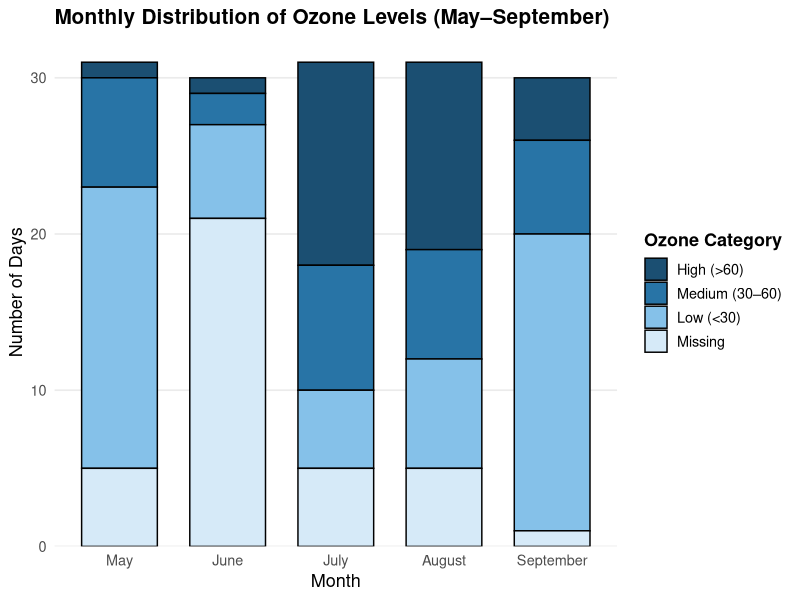
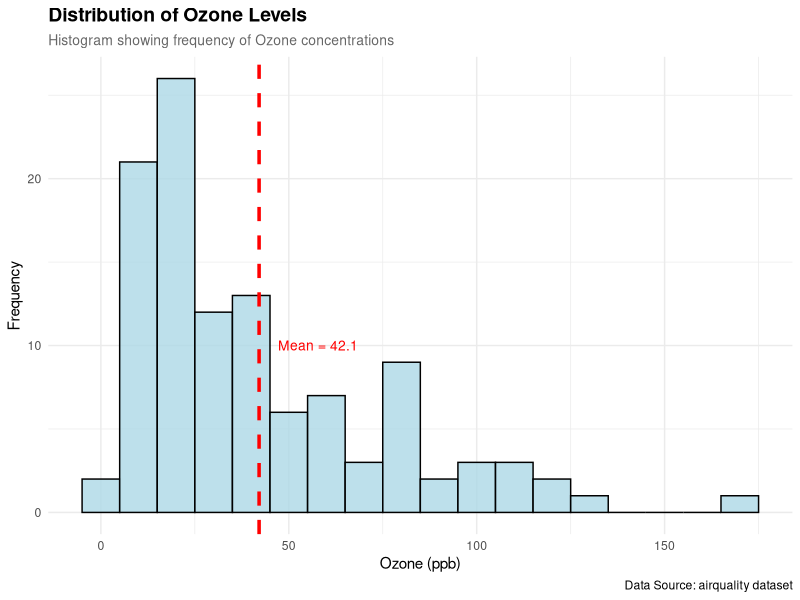
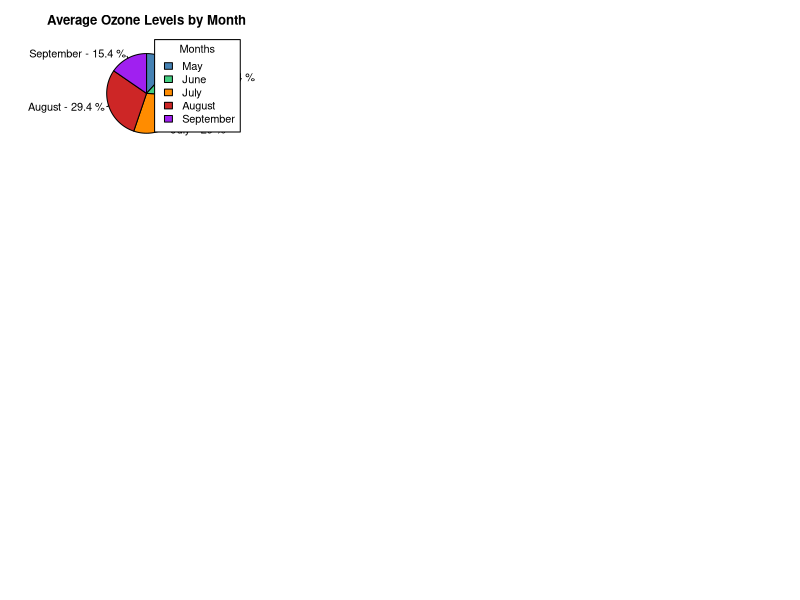
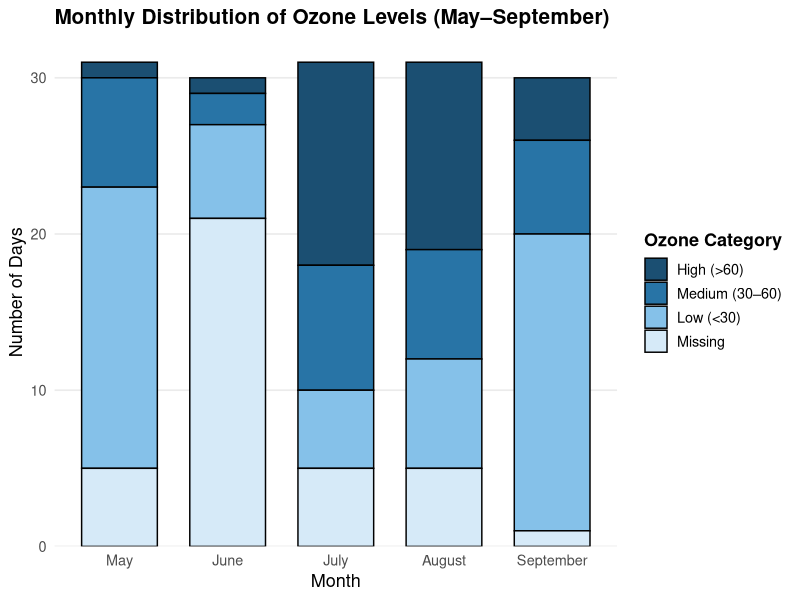
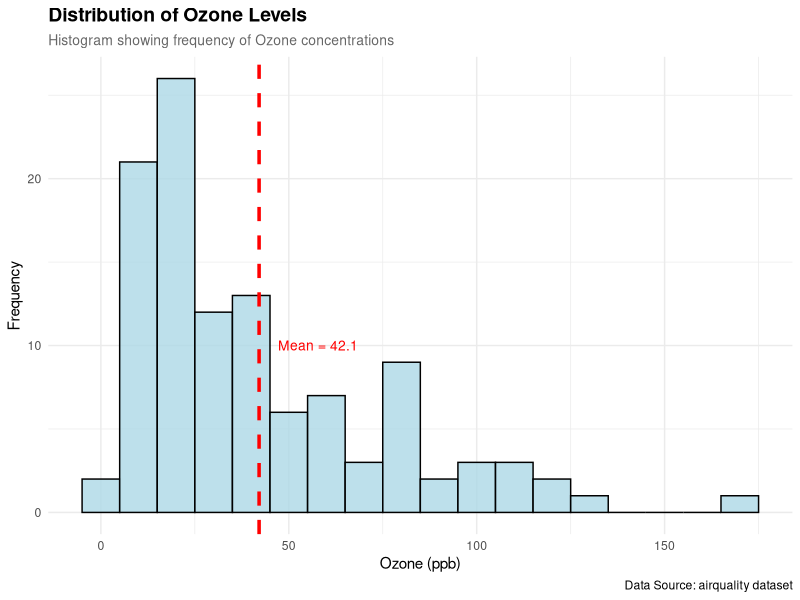
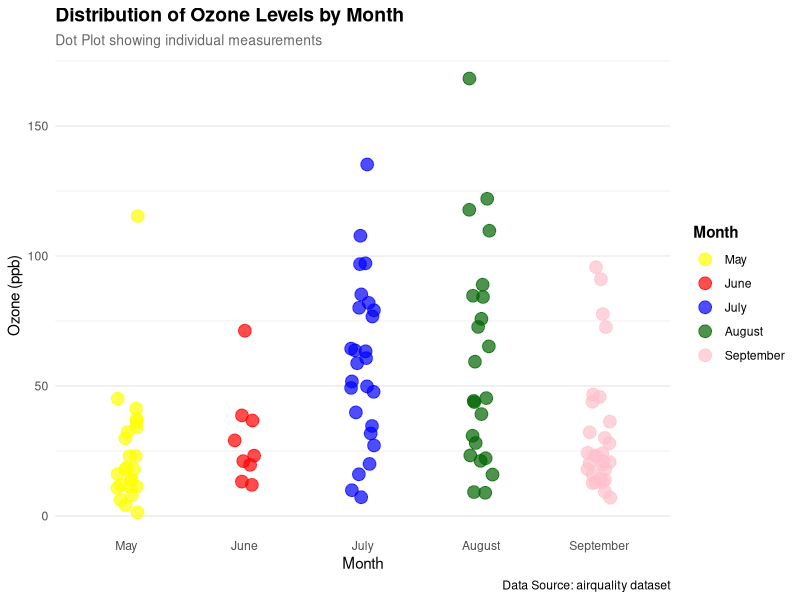
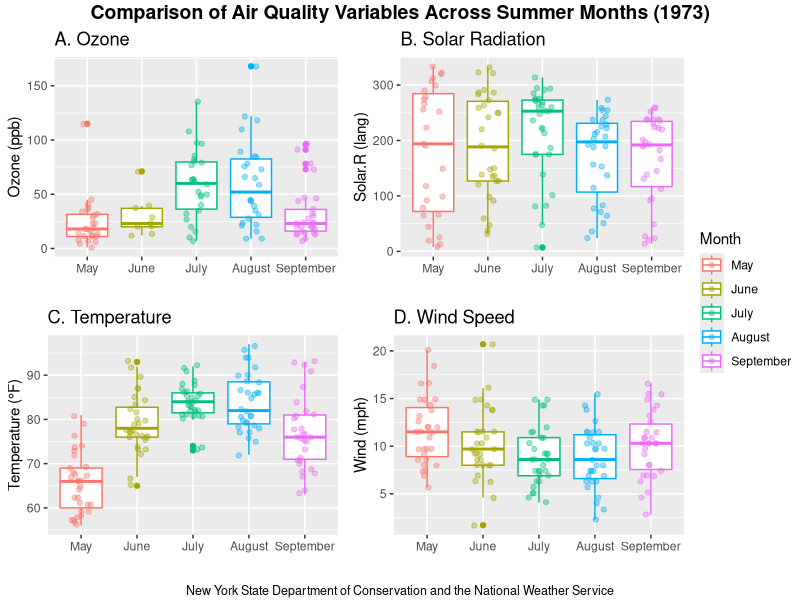
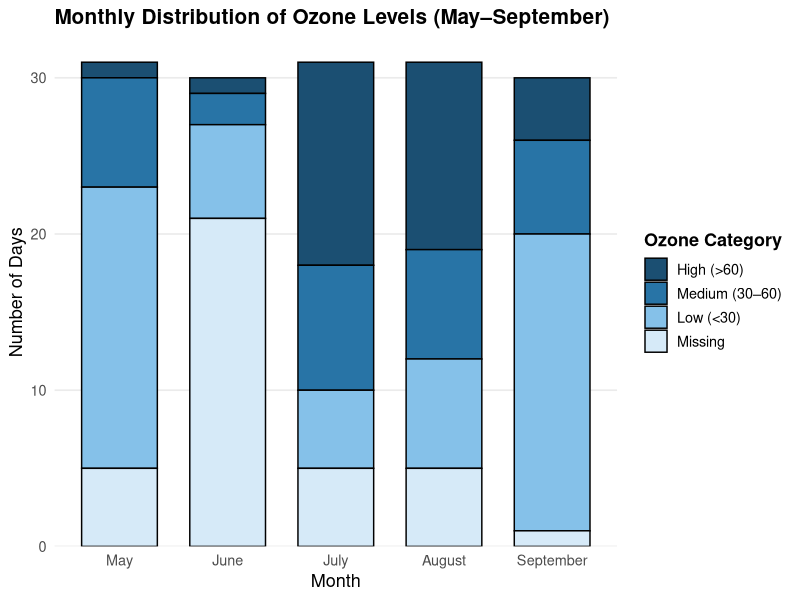

These figures' R source, in order:
# ====================================================================
# lab10_Data_Dynamo-s.R
# Collaborative R Visualization Project
# Dataset: airquality 
# Team Members:
# Esha Kambli 2301 - Pie Chart
# Deversh Shetgaonkar 2302 - Box Plot
# Sahil Gaonkar 2305 - Stacked Bar Chart
# Prabhanjan Halvegar 2306 - Line Chart
# Atharv Gawas 2313 - Dot Chart
# Aarchi Teli 2318 - Histogram
# Sarvadhnya Patil 2321 - Bar Chart
# Harsh Palyekar 2329 - Scatter Chart
# ====================================================================

# ====================================================================
# SECTION 0: SHARED SETUP (DO NOT MODIFY)
# ====================================================================
# Load dataset
data(airquality)

# Shared data preparation
air_data <- na.omit(airquality)
air_data$Month <- factor(air_data$Month,
                         levels = c(5, 6, 7, 8, 9),
                         labels = c("May", "June", "July", "August", "September"))

# Shared color palette
month_colors <- c("steelblue", "seagreen3", "darkorange", "firebrick3", "purple")

# ====================================================================
# SECTION 1: PIE CHART - Esha Kambli (2301)
# ====================================================================
plot_pie_chart <- function() {
  # Calculate average Ozone by Month (using shared air_data)
  avg_ozone <- tapply(air_data$Ozone, air_data$Month, mean)
  
  # Calculate percentage contribution
  percentages <- round(100 * avg_ozone / sum(avg_ozone), 1)
  
  # Labels for pie slices and legend
  pie_labels <- paste(names(avg_ozone), "-", percentages, "%")
  legend_labels <- names(avg_ozone)
  
  # Generate pie chart
  pie(
    avg_ozone,
    labels = pie_labels,
    main = "Average Ozone Levels by Month",
    col = month_colors,
    clockwise = TRUE
  )
  
  # Add legend
  legend(
    "topright",
    legend = legend_labels,
    fill = month_colors,
    title = "Months"
  )
  
  cat("Pie Chart section - Esha Kambli - Complete\n")
}

# ====================================================================
# SECTION 2: BAR CHART - Sarvadhnya Patil (2321)
# ====================================================================
plot_bar_chart <- function() {
  
  # BAR PLOT — by Sarvadhnya (2321)
  # Plot: Mean Ozone by Month (airquality dataset)
  
  library(ggplot2)
  library(dplyr)
  
  # Load and clean data
  data("airquality")
  aq <- na.omit(airquality)
  
  ozone_by_month <- aq %>%
    group_by(Month) %>%
    summarise(mean_ozone = mean(Ozone))
  
  ozone_by_month$Month <- factor(ozone_by_month$Month,
                                 labels = c("May", "Jun", "Jul", "Aug", "Sep"))
  
  # Create the bar plot
  bar_plot <- ggplot(ozone_by_month, aes(x = Month, y = mean_ozone, fill = Month)) +
    geom_bar(stat = "identity") +
    labs(title = "Mean Ozone Levels by Month",
         x = "Month",
         y = "Mean Ozone (ppb)",
         caption = "Data Source: airquality dataset") +
    theme_minimal() +
    theme(legend.position = "none")
  
  # Save plot
  if (!dir.exists("images")) dir.create("images")
  ggsave("images/barplot_ozone_by_month.png", bar_plot, width = 7, height = 5, dpi = 300)
  
  print("Bar plot created and saved to images/barplot_ozone_by_month.png")
  
  cat("Bar Chart section - Sarvadhnya Patil\n")
}


# ====================================================================
# SECTION 3: LINE CHART - Prabhanjan Halvegar (2306)
# ====================================================================
plot_line_chart <- function() {
  
  
  cat("Line Chart section - Prabhanjan Halvegar\n")
}

# ====================================================================
# SECTION 4: STACKED BAR CHART - Sahil Gaonkar (2305)
# ====================================================================

plot_stacked_bar <- function() {
  # Install & load required packages
  if (!require("ggplot2", quietly = TRUE)) install.packages("ggplot2"); library(ggplot2)
  if (!require("dplyr", quietly = TRUE)) install.packages("dplyr"); library(dplyr)
  
  # Load dataset
  data("airquality")
  df <- airquality
  
  # Keep only May–September
  df <- df %>% filter(Month >= 5 & Month <= 9)
  
  # Convert Month to factor for proper order
  df$Month <- factor(df$Month, levels = 5:9,
                     labels = c("May", "June", "July", "August", "September"))
  
  # Categorize Ozone levels as factor
  # Reverse the factor order for top-to-bottom stacking
  df <- df %>% mutate(
    Ozone_Level = case_when(
      is.na(Ozone) ~ "Missing",
      Ozone < 30   ~ "Low (<30)",
      Ozone <= 60  ~ "Medium (30–60)",
      TRUE         ~ "High (>60)"
    ),
    Ozone_Level = factor(Ozone_Level,
                         levels = c("High (>60)", "Medium (30–60)", "Low (<30)", "Missing"))
  )
  
  # Count days per month & ozone category
  stacked_data <- df %>%
    group_by(Month, Ozone_Level) %>%
    summarise(Days = n(), .groups = "drop")
  
  # Blue gradient colors (light → dark)
  ozone_colors <- c(
    "Missing" = "#D6EAF8",
    "Low (<30)" = "#85C1E9",
    "Medium (30–60)" = "#2874A6",
    "High (>60)" = "#1B4F72"
  ) 
  # Create stacked bar chart
  stacked_plot <- ggplot(stacked_data, aes(x = Month, y = Days, fill = Ozone_Level)) +
    geom_col(color = "black", width = 0.7) +
    scale_fill_manual(values = ozone_colors) +
    labs(title = "Monthly Distribution of Ozone Levels (May–September)",
         x = "Month", y = "Number of Days", fill = "Ozone Category") +
    theme_minimal(base_size = 13) +
    theme(plot.title = element_text(face = "bold", size = 15),
          legend.title = element_text(face = "bold"),
          panel.grid.minor = element_blank(),
          panel.grid.major.x = element_blank()) +
    scale_y_continuous(expand = expansion(mult = c(0, 0.05))) # optional: clean top spacing
  
  # Display plot
  print(stacked_plot)
  
  # Save plot as PNG
  if(!dir.exists("images")) dir.create("images")
  ggsave("images/stacked_bar_ozone_may_sep.png", stacked_plot,
         width = 8, height = 5, dpi = 300)
  
  cat("Stacked Bar Chart - Sahil Gaonkar - Complete\n")
  invisible(stacked_plot)
  
  
  
}
# Run the function
plot_stacked_bar()

# ====================================================================
# SECTION 5: HISTOGRAM - Aarchi Teli (2318)
# ====================================================================
plot_histogram <- function() {
  # Load required libraries (only if not already loaded)
  if (!require("ggplot2", quietly = TRUE)) {
    stop("ggplot2 package required. Please install it with: install.packages('ggplot2')")
  }
  
  # Simple message
  cat("Creating Histogram for Ozone Levels...\n")
  
  # Handle missing values and prepare data
  ozone_data <- na.omit(air_data$Ozone)
  
  # Calculate mean 
  avg_ozone <- mean(ozone_data)
  
  # Create the Histogram using ggplot2
  hist_plot <- ggplot(air_data, aes(x = Ozone)) +
    geom_histogram(
      binwidth = 10,                     # width of bins
      fill = "lightblue", 
      color = "black", 
      alpha = 0.8
    ) +
    geom_vline(aes(xintercept = avg_ozone), 
               color = "red", 
               linetype = "dashed", 
               size = 1.2) +
    labs(
      title = "Distribution of Ozone Levels",
      subtitle = "Histogram showing frequency of Ozone concentrations",
      x = "Ozone (ppb)",
      y = "Frequency",
      caption = "Data Source: airquality dataset"
    ) +
    annotate("text", x = avg_ozone + 5, y = 10, 
             label = paste("Mean =", round(avg_ozone, 1)), 
             color = "red", size = 3.5, hjust = 0) +
    theme_minimal() +
    theme(
      plot.title = element_text(face = "bold", size = 14),
      plot.subtitle = element_text(size = 10, color = "gray40")
    )
  
  # Display the plot
  print(hist_plot)
  
  # Save the histogram image 
  if (!dir.exists("images")) dir.create("images")
  ggsave("images/histogram_ozone.png", hist_plot, width = 8, height = 5, dpi = 300)
  
  cat("Histogram section - Aarchi Teli (2318) - Complete\n")
  
  invisible(hist_plot)
}

plot_histogram()


# ====================================================================
# SECTION 6: DOT CHART - Atharv Gawas (2313)
# ====================================================================
plot_dot_chart <- function() {
  # Load required libraries (only if not already loaded)
  if (!require("ggplot2", quietly = TRUE)) {
    stop("ggplot2 package required. Please install it with: install.packages('ggplot2')")
  }
  if (!require("dplyr", quietly = TRUE)) {
    stop("dplyr package required. Please install it with: install.packages('dplyr')")
  }
  
  # Prepare data: Get all ozone readings by month
  ozone_data <- air_data %>%
    select(Month, Ozone) %>%
    mutate(Month = factor(Month, levels = c("May", "June", "July", "August", "September")))
  
  # Create the dot plot with multiple points per month
  dot_plot <- ggplot(ozone_data, aes(x = Month, y = Ozone, color = Month)) +
    geom_point(size = 4, alpha = 0.7, position = position_jitter(width = 0.1, seed = 42)) +
    labs(title = "Distribution of Ozone Levels by Month",
         subtitle = "Dot Plot showing individual measurements",
         x = "Month",
         y = "Ozone (ppb)",
         color = "Month",
         caption = "Data Source: airquality dataset") +
    scale_color_manual(values = c("May" = "yellow", 
                                  "June" = "red", 
                                  "July" = "blue", 
                                  "August" = "darkgreen", 
                                  "September" = "pink")) +
    theme_minimal() +
    theme(plot.title = element_text(face = "bold", size = 14),
          plot.subtitle = element_text(size = 10, color = "gray40"),
          legend.position = "right",
          legend.title = element_text(face = "bold"),
          panel.grid.major.x = element_blank())
  
  # Display the plot
  print(dot_plot)
  
  # Save plot (optional - only saves when function is called individually)
  if (!dir.exists("images")) dir.create("images")
  ggsave("images/dotplot_ozone_by_month.png", dot_plot, width = 8, height = 5, dpi = 300)
  
  cat("Dot Chart section - Atharv Gawas (2313) - Complete\n")
  
  # Return the plot object invisibly for potential further use
  invisible(dot_plot)
}

# ====================================================================
# SECTION 7: SCATTER CHART - Harsh Palyekar (2329)
# ====================================================================
plot_scatter_chart <- function() {
  
  
  cat("Scatter Chart section - Harsh Palyekar\n")
}


# ====================================================================
# SECTION 8: BOX PLOT - Deversh Shetgaonkar (2302)
# ====================================================================
plot_box_plot <- function() {
  
  # Load required libraries(tidyverse and ggpubr)
  if (!require("tidyverse", quietly = TRUE)) {
    stop("tidyverse package required. Please install it with: install.packages('tidyverse')")
  }
  if (!require("ggpubr", quietly = TRUE)) {
    stop("ggpubr package required. Please install it with: install.packages('ggpubr')")
  }
  
  # Use airquality dataset
  data("airquality")
  
  # Convert Month numbers to factor with month names
  aq <- airquality %>%
    mutate(Month = factor(Month, levels = c(5, 6, 7, 8, 9),
                          labels = c("May", "June", "July", "August", "September")))
  
# 4-panel boxplot with jitter(individual obs. since sample size is small and for data transparency)
  box_plot <- ggarrange(
    qplot(Month, Ozone, data = aq, geom = "boxplot", color = Month) +
      geom_jitter(width = 0.2, alpha = 0.4, size = 1.5) +
      labs(title = "A. Ozone", x = "", y = "Ozone (ppb)"),
    
    qplot(Month, Solar.R, data = aq, geom = "boxplot", color = Month) +
      geom_jitter(width = 0.2, alpha = 0.4, size = 1.5) +
      theme(legend.position = "none") +
      labs(title = "B. Solar Radiation", x = "", y = "Solar.R (lang)"),
    
    qplot(Month, Temp, data = aq, geom = "boxplot", color = Month) +
      geom_jitter(width = 0.2, alpha = 0.4, size = 1.5) +
      theme(legend.position = "none") +
      labs(title = "C. Temperature", x = "", y = "Temperature (°F)"),
    
    qplot(Month, Wind, data = aq, geom = "boxplot", color = Month) +
      geom_jitter(width = 0.2, alpha = 0.4, size = 1.5) +
      theme(legend.position = "none") +
      labs(title = "D. Wind Speed", x = "", y = "Wind (mph)"),
    
    ncol = 2, nrow = 2,
    common.legend = TRUE,
    legend = "right"
  )
  
  # overall title and caption added
  final_plot <- annotate_figure(box_plot,
                                top = text_grob("Comparison of Air Quality Variables Across Summer Months (1973)", 
                                                face = "bold", size = 14),
                                bottom = text_grob("New York State Department of Conservation and the National Weather Service",
                                                   size = 9, hjust = 0.5))
  
  # Display the plot
  print(final_plot)
  
  # Save plot
  if (!dir.exists("images")) dir.create("images")
  ggsave("images/boxplot_four_panel_jitter.png", final_plot, 
         width = 12, height = 10, dpi = 300)
  
  cat("Box Plot section - Deversh Shetgaonkar (2302) - Complete\n")
  
  # Return plot object
  invisible(final_plot)
}

# ====================================================================
# MAIN EXECUTION: Run all plots
# ====================================================================
# Set up multi-panel layout for viewing all plots
par(mfrow = c(3, 3), mar = c(4, 4, 3, 2))

# Execute each plot function
plot_pie_chart()
plot_bar_chart()
plot_line_chart()
plot_stacked_bar()
plot_histogram()
plot_dot_chart()
plot_scatter_chart()
plot_box_plot()

# Reset layout
par(mfrow = c(1, 1))
